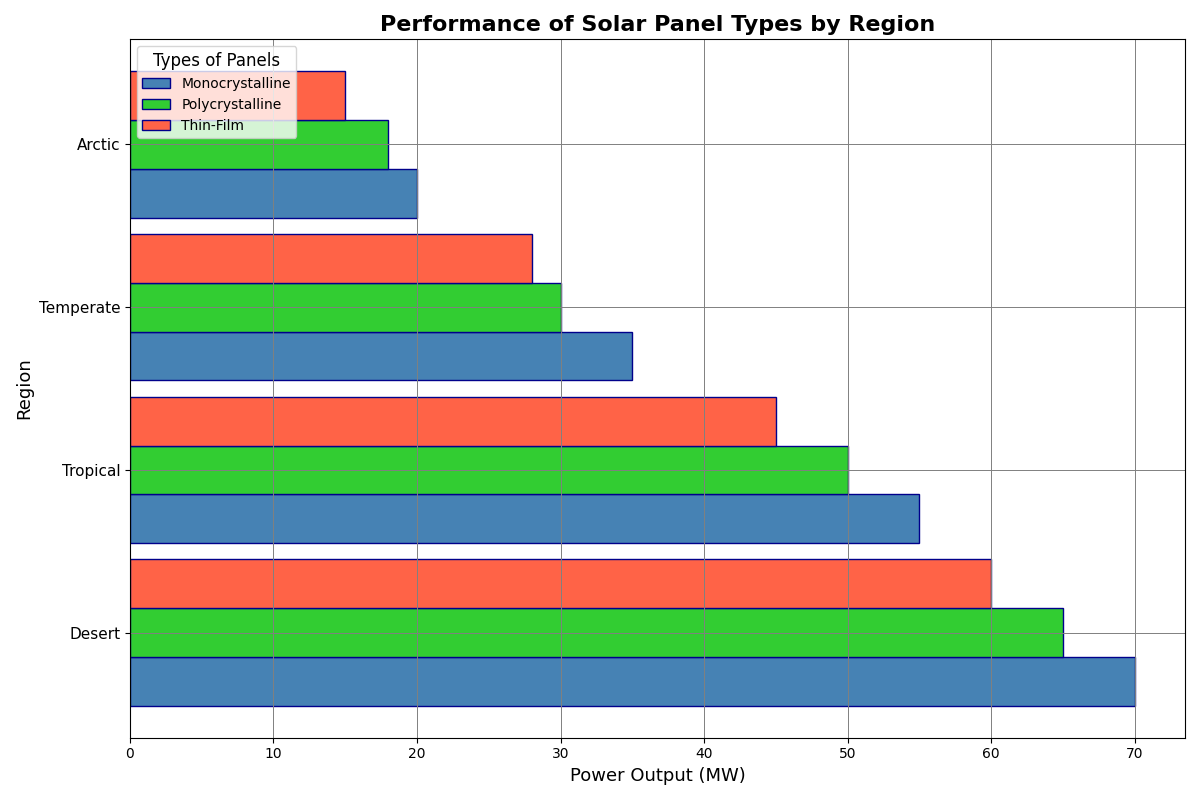

The script that drew this image:
import matplotlib.pyplot as plt
import numpy as np

regions = ['Desert', 'Tropical', 'Temperate', 'Arctic']
panel_types = ['Monocrystalline', 'Polycrystalline', 'Thin-Film']

power_output = np.array([
    [70, 55, 35, 20],
    [65, 50, 30, 18],
    [60, 45, 28, 15]
])

fig, ax = plt.subplots(figsize=(12, 8))

colors = ['#4682B4', '#32CD32', '#FF6347']  # Changed the order of colors

bar_width = 0.3  # Changed width of the bars
y_pos = np.arange(len(regions))

# Plot horizontal bars with modified styles
for idx, (panel_idx, color) in enumerate(zip(range(len(panel_types)), colors)):
    ax.barh(y_pos + (panel_idx - 1) * bar_width, power_output[panel_idx], bar_width,
            color=color, edgecolor='darkblue', linestyle='-', label=panel_types[panel_idx])  # Changed edge color and line style

ax.set_title("Performance of Solar Panel Types by Region", fontsize=16, fontweight='bold')  # Adjusted title font size
ax.set_ylabel("Region", fontsize=13, fontweight='medium')
ax.set_xlabel("Power Output (MW)", fontsize=13, fontweight='medium')

ax.set_yticks(y_pos)
ax.set_yticklabels(regions, fontsize=11)

# Legend style changed
ax.legend(title='Types of Panels', loc='upper left', fontsize=10, title_fontsize='12')  # Changed legend position, font size

# Grid style changed
ax.grid(color='gray', linestyle='-', linewidth=0.7)  # Modified grid line style and width

plt.tight_layout()
plt.show()
